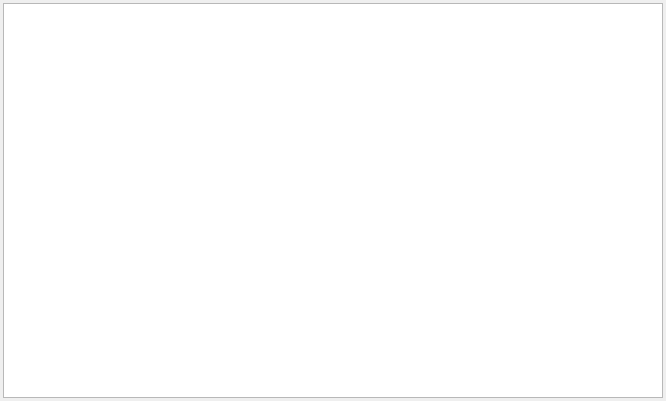
<?xml version="1.0" encoding="UTF-8"?>
<ui version="4.0">
 <class>QWFormDoc</class>
 <widget class="QWidget" name="QWFormDoc">
  <property name="geometry">
   <rect>
    <x>0</x>
    <y>0</y>
    <width>666</width>
    <height>401</height>
   </rect>
  </property>
  <property name="font">
   <font>
    <pointsize>10</pointsize>
   </font>
  </property>
  <property name="windowTitle">
   <string>new document</string>
  </property>
  <layout class="QVBoxLayout" name="verticalLayout">
   <property name="spacing">
    <number>3</number>
   </property>
   <property name="leftMargin">
    <number>3</number>
   </property>
   <property name="topMargin">
    <number>3</number>
   </property>
   <property name="rightMargin">
    <number>3</number>
   </property>
   <property name="bottomMargin">
    <number>3</number>
   </property>
   <item>
    <widget class="QPlainTextEdit" name="plainTextEdit">
     <property name="font">
      <font>
       <family>宋体</family>
       <pointsize>12</pointsize>
      </font>
     </property>
    </widget>
   </item>
  </layout>
 </widget>
 <resources/>
 <connections/>
</ui>
